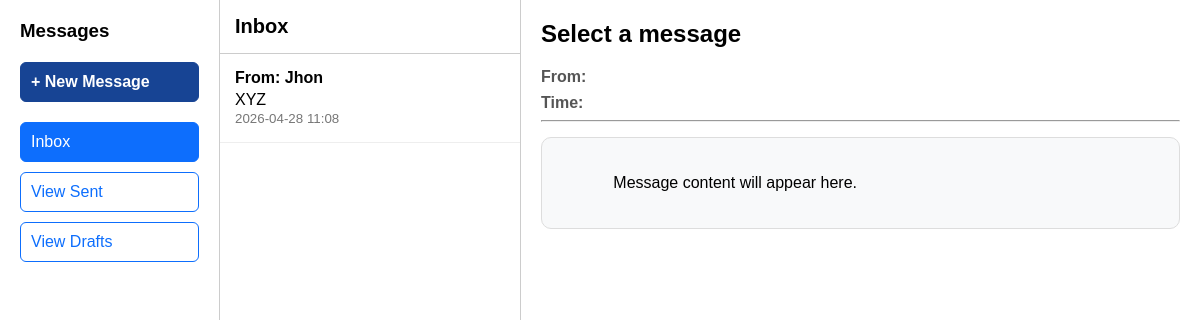
Page /mails/inbox/ (signed in) on the committed database.
### apps/mails/models.py (models this page shows, shortened)
class Message(models.Model):
    sender = models.ForeignKey(
        User,
        on_delete=models.CASCADE,
        related_name="sent_messages"
    )
    receiver = models.ForeignKey(
        User,
        on_delete=models.CASCADE,
        related_name="received_messages"
    )
    subject = models.CharField(max_length=255)
    content = models.TextField(blank=True)
    timestamp = models.DateTimeField(auto_now_add=True)
    is_read = models.BooleanField(default=False)
    is_draft = models.BooleanField(default=False)

### apps/mails/views.py (the view)
# urls.py: path("inbox/", views.inbox, name="inbox"),
@login_required(login_url="login")
def inbox(request):
    messages = Message.objects.filter(
        receiver=request.user,
        is_draft=False
    ).order_by("-timestamp")
    return render(request, "mails/inbox.html", {"messages": messages})

### templates/mails/inbox.html (shortened to what this page needs)
{% load static %}
<!DOCTYPE html>
<html lang="en">
<head>
    <link rel="stylesheet" href="{% static 'css/mails.css' %}?v=2">
</head>
<body>
    <div class="side-nav">
        <h3>Messages</h3>
        <a href="{% url 'compose_message' %}" class="compose">+ New Message</a>
        <a href="{% url 'inbox' %}" class="active">Inbox</a>
        <a href="{% url 'sent_message' %}">View Sent</a>
        <a href="{% url 'view_draft' %}">View Drafts</a>
    </div>
    <div class="message-list">
        <div class="message-list-header">Inbox</div>
        {% for message in messages %}
            <div class="message-item"
                 onclick="showMessage(
                    '{{ message.subject|escapejs }}',
                    '{{ message.sender.username|escapejs }}',
                    '{{ message.content|escapejs }}',
                    '{{ message.timestamp|date:'Y-m-d H:i'|escapejs }}'
                 )">
                <strong>From: {{ message.sender.username }}</strong>
                {{ message.subject }}<br>
                <small>
                    {{ message.timestamp|date:"Y-m-d H:i" }}
                </small>
            </div>
        {% empty %}
            <p class="empty">No messages.</p>
        {% endfor %}
    </div>
    <div class="content">
        <h2 id="msg-subject">Select a message</h2>
        <div class="meta">
            <strong>From:</strong>
        </div>
        <div class="meta">
            <strong>Time:</strong>
        </div>
        <hr>
        <div id="msg-content" class="message-box">
            Message content will appear here.
        </div>
    </div>
</body>
</html>

### static/css/mails.css (style rules this page uses)
body { margin:0; font-family:Arial, sans-serif; display:flex; height:100vh; background:#f8f9fa; }
.side-nav a.compose { background:#174494; color:rgb(255, 255, 255); border:1px solid #174494; font-weight:bold; margin-bottom:20px; }
.side-nav { width:220px; padding:20px; background:white; border-right:1px solid #ccc; box-sizing:border-box; }
.side-nav h3 { margin-top:0; margin-bottom:20px; }
.side-nav a { display:block; padding:10px; margin-bottom:10px; text-decoration:none; color:#0d6efd; border:1px solid #0d6efd; border-radius:6px; background:white; }
.side-nav .active { background:#0d6efd; color:white; }
.message-list { width:300px; background:white; border-right:1px solid #ccc; overflow-y:auto; }
.message-list-header { padding:15px; font-size:20px; font-weight:bold; border-bottom:1px solid #ccc; }
.message-item { padding:15px; border-bottom:1px solid #eee; cursor:pointer; }
.message-item strong { display:block; margin-bottom:4px; }
.message-item small { color:#777; }
.content { flex:1; padding:20px; background:white; overflow-y:auto; }
.content h2 { margin-top:0; }
.meta { margin-bottom:8px; color:#555; }
.message-box { margin-top:15px; padding:18px; border:1px solid #ddd; border-radius:10px; background:#f8f9fa; white-space:pre-wrap; }

### rows in the picture
Message: sender.username "Jhon", subject "XYZ", timestamp "2026-04-28 11:08"
